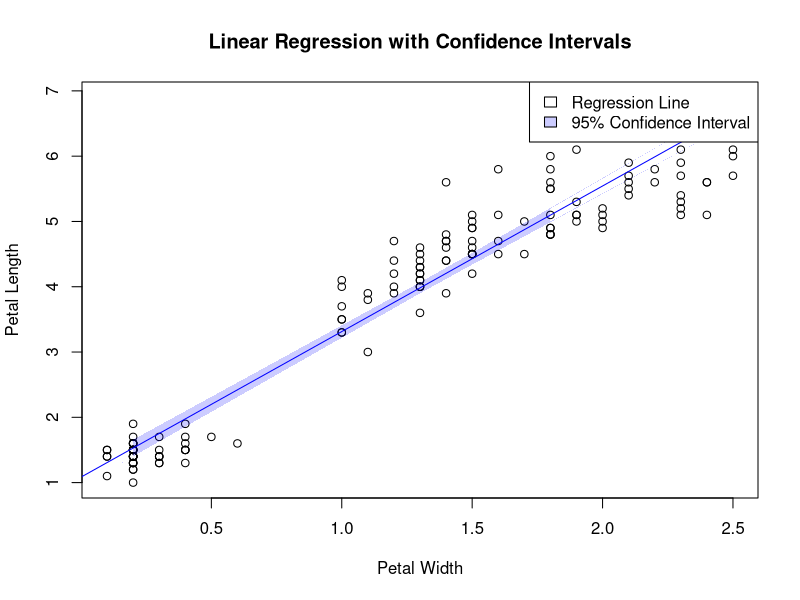
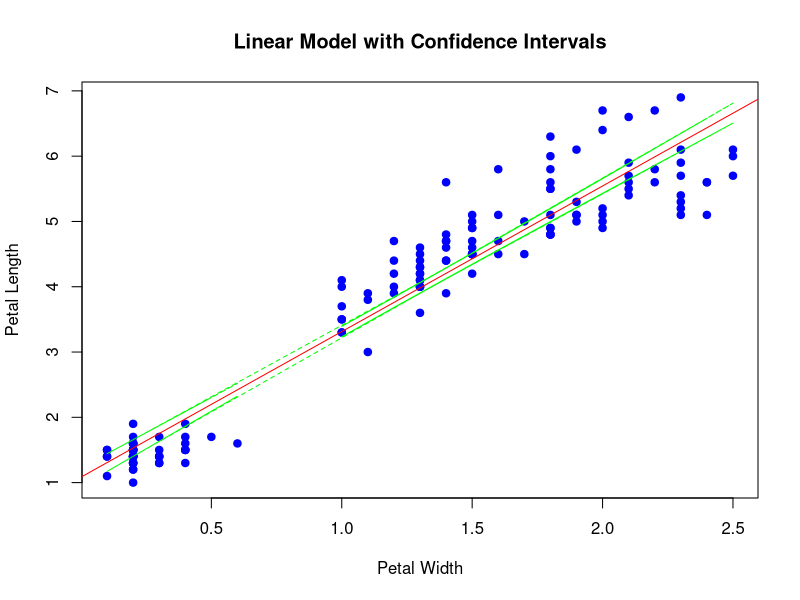

These charts were generated, in order, by the following R code:
## ---- chunk 1
# View the first few rows of the dataset
head(iris)
## ---- chunk 2
# Fit a linear regression model
model <- lm(Petal.Length ~ Petal.Width, data = iris)
## ---- chunk 3
# Calculate confidence intervals
confidence_intervals <- predict(
  model, 
  interval = "confidence", 
  level = 0.95
)

# View the first few rows of the confidence intervals
head(confidence_intervals)
## ---- chunk 4
# Create a scatterplot of the data
plot(
  iris$Petal.Width, 
  iris$Petal.Length, 
  main = "Linear Regression with Confidence Intervals", 
  xlab = "Petal Width", ylab = "Petal Length"
)

# Add the regression line
abline(model, col = "blue")

# Add confidence intervals as shaded areas
polygon(
  c(iris$Petal.Width, rev(iris$Petal.Width)),
  c(
    confidence_intervals[, "lwr"], 
    rev(confidence_intervals[, "upr"])
    ), 
  col = rgb(0, 0, 1, 0.2), border = NA)

# Add a legend
legend(
  "topright", 
  legend = c("Regression Line", "95% Confidence Interval"), 
  col = c("blue", rgb(0, 0, 1, 0.2)), 
  fill = c(NA, rgb(0, 0, 1, 0.2))
)
## ---- chunk 5
# Calculate confidence intervals
conf_intervals <- predict(model, interval = "confidence")
## ---- chunk 6
# Create a scatterplot
plot(
  iris$Petal.Width, 
  iris$Petal.Length, 
  main = "Linear Model with Confidence Intervals",
  xlab = "Petal Width", 
  ylab = "Petal Length", 
  pch = 19, 
  col = "blue"
)

# Add the regression line
abline(model, col = "red")

# Add confidence intervals
lines(
  iris$Petal.Width, 
  conf_intervals[, "lwr"], 
  col = "green", 
  lty = 2
)
lines(
  iris$Petal.Width, 
  conf_intervals[, "upr"], 
  col = "green", 
  lty = 2
)
